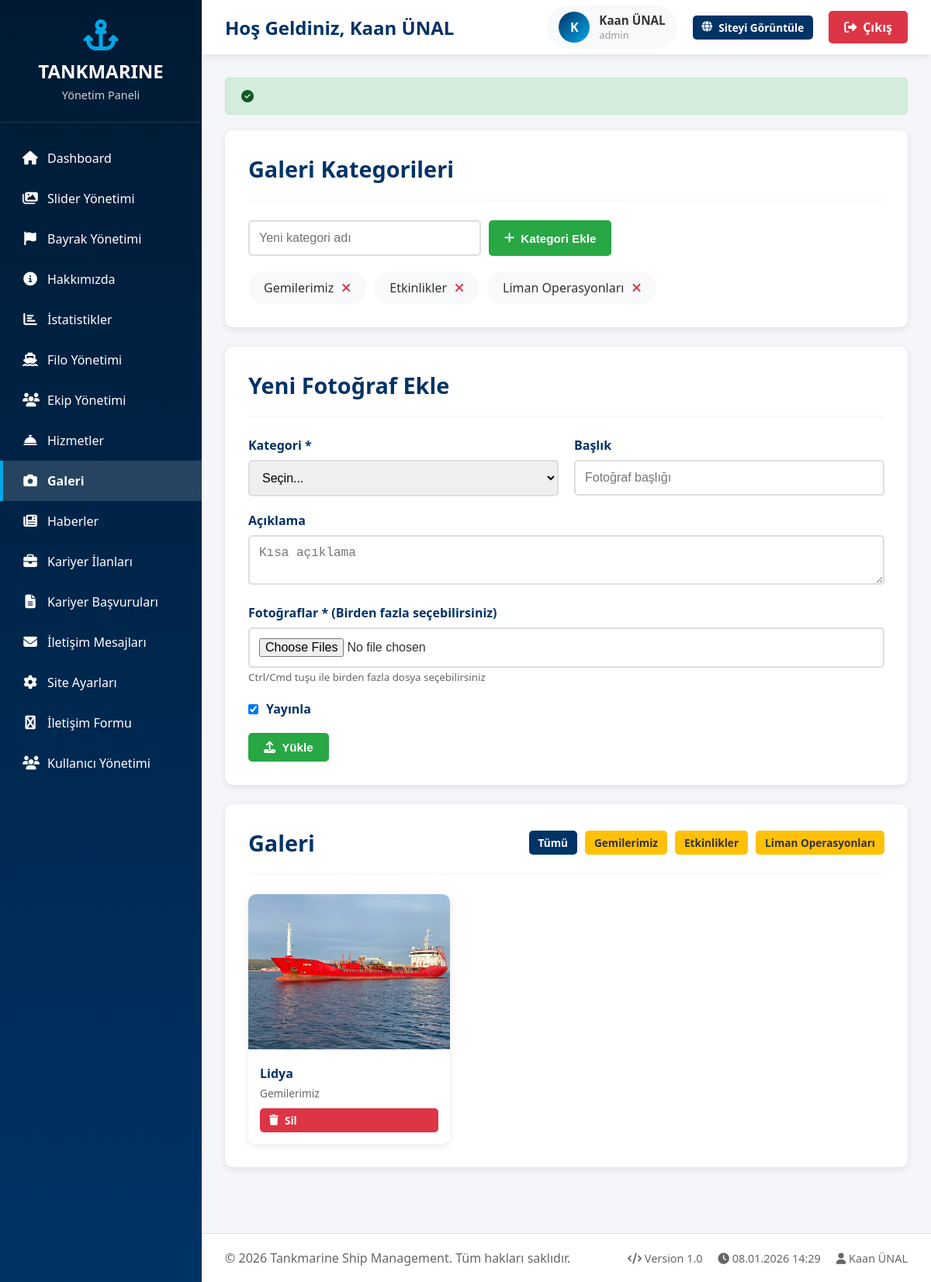
Page /admin/gallery.php (signed in) on the committed database.
### tables this page shows
CREATE TABLE `gallery_categories` (
  `id` int(11) NOT NULL,
  `name` varchar(255) DEFAULT NULL,
  `slug` varchar(255) DEFAULT NULL,
  `sort_order` int(11) DEFAULT 0,
  `created_at` timestamp NOT NULL DEFAULT current_timestamp()
);

CREATE TABLE `gallery` (
  `id` int(11) NOT NULL,
  `category_id` int(11) DEFAULT NULL,
  `title` varchar(255) DEFAULT NULL,
  `image` varchar(255) DEFAULT NULL,
  `description` text DEFAULT NULL,
  `sort_order` int(11) DEFAULT 0,
  `active` tinyint(1) DEFAULT 1,
  `created_at` timestamp NOT NULL DEFAULT current_timestamp()
);

### config.php (called while the page is built, shortened)
<?php
try {
    $pdo = new PDO(
        "mysql:host=" . DB_HOST . ";dbname=" . DB_NAME . ";charset=utf8mb4",
        DB_USER,
        DB_PASS,
        [
            PDO::ATTR_ERRMODE => PDO::ERRMODE_EXCEPTION,
            PDO::ATTR_DEFAULT_FETCH_MODE => PDO::FETCH_ASSOC,
            PDO::ATTR_EMULATE_PREPARES => false
        ]
    );
} catch(PDOException $e) {
    die("Veritabanı bağlantı hatası: " . $e->getMessage());
}
function flash($key, $value = null) {
    if ($value === null) {
        if (isset($_SESSION['flash'][$key])) {
            $value = $_SESSION['flash'][$key];
            return $value;
        }
        return null;
    }
}
function isAdmin() {
    return isset($_SESSION['admin_id']);
}
function getAdmin() {
    global $pdo;
    $stmt = $pdo->prepare("SELECT * FROM admin_users WHERE id = ?");
    $stmt->execute([$_SESSION['admin_id']]);
    return $stmt->fetch();
}
?>

### admin/gallery.php (the view, shortened to what this page needs)
<?php
require_once 'header.php';
$categories = $pdo->query("SELECT * FROM gallery_categories ORDER BY sort_order ASC")->fetchAll();
$filter_cat = $_GET['category'] ?? null;
if ($filter_cat) {
    $stmt = $pdo->prepare("SELECT g.*, gc.name as category_name FROM gallery g
                          LEFT JOIN gallery_categories gc ON g.category_id = gc.id
                          WHERE g.category_id = ? ORDER BY g.sort_order ASC");
    $stmt->execute([$filter_cat]);
} else {
    $stmt = $pdo->query("SELECT g.*, gc.name as category_name FROM gallery g
                        LEFT JOIN gallery_categories gc ON g.category_id = gc.id
                        ORDER BY g.sort_order ASC");
}
$gallery_items = $stmt->fetchAll();
?>
<?php if(flash('success')): ?>
<div class="alert alert-success"><i class="fas fa-check-circle"></i> <?php echo flash('success'); ?></div>
<?php endif; ?>
<div class="content-card">
    <div class="content-header">
        <h2>Galeri Kategorileri</h2>
    </div>
    <form method="POST" style="display: flex; gap: 10px; margin-bottom: 20px;">
        <input type="text" name="category_name" class="form-control" placeholder="Yeni kategori adı" required style="max-width: 300px;">
        <button type="submit" name="add_category" class="btn btn-success">
            <i class="fas fa-plus"></i> Kategori Ekle
        </button>
    </form>
    <div style="display: flex; flex-wrap: wrap; gap: 10px;">
        <?php foreach($categories as $cat): ?>
        <div style="display: flex; align-items: center; gap: 10px; padding: 10px 20px; background: var(--light); border-radius: 50px;">
            <span><?php echo htmlspecialchars($cat['name']); ?></span>
            <a href="gallery.php?delete_category=<?php echo $cat['id']; ?>" style="color: var(--danger);" onclick="return confirmDelete('Bu kategoriyi ve içindeki fotoğrafları silmek istediğinizden emin misiniz?')">
                <i class="fas fa-times"></i>
            </a>
        </div>
        <?php endforeach; ?>
    </div>
</div>
<div class="content-card">
    <div class="content-header">
        <h2>Yeni Fotoğraf Ekle</h2>
    </div>
    <form method="POST" enctype="multipart/form-data">
        <div class="form-row">
            <div class="form-group">
                <label>Kategori *</label>
                <select name="category_id" class="form-control" required>
                    <option value="">Seçin...</option>
                </select>
            </div>
            <div class="form-group">
                <label>Başlık</label>
                <input type="text" name="title" class="form-control" placeholder="Fotoğraf başlığı">
            </div>
        </div>
        <div class="form-group">
            <label>Açıklama</label>
            <textarea name="description" class="form-control" rows="2" placeholder="Kısa açıklama"></textarea>
        </div>
        <div class="form-group">
            <label>Fotoğraflar * (Birden fazla seçebilirsiniz)</label>
            <input type="file" name="images[]" class="form-control" accept="image/*" multiple required>
            <small style="color: #666;">Ctrl/Cmd tuşu ile birden fazla dosya seçebilirsiniz</small>
        </div>
        <div class="form-group">
            <label style="display: flex; align-items: center; gap: 10px; cursor: pointer;">
                <input type="checkbox" name="active" value="1" checked>
                <span>Yayınla</span>
            </label>
        </div>
        <button type="submit" name="add_gallery" class="btn btn-success">
            <i class="fas fa-upload"></i> Yükle
        </button>
    </form>
</div>
<div class="content-card">
    <div class="content-header">
        <h2>Galeri</h2>
        <div style="display: flex; gap: 10px;">
            <a href="gallery.php" class="btn <?php echo !$filter_cat ? 'btn-primary' : 'btn-warning'; ?> btn-sm">Tümü</a>
            <?php foreach($categories as $cat): ?>
            <a href="gallery.php?category=<?php echo $cat['id']; ?>" class="btn <?php echo $filter_cat == $cat['id'] ? 'btn-primary' : 'btn-warning'; ?> btn-sm">
                <?php echo htmlspecialchars($cat['name']); ?>
            </a>
            <?php endforeach; ?>
        </div>
    </div>
    <?php if(count($gallery_items) > 0): ?>
    <div style="display: grid; grid-template-columns: repeat(auto-fill, minmax(200px, 1fr)); gap: 20px;">
        <?php foreach($gallery_items as $item): ?>
        <div style="position: relative; border-radius: 10px; overflow: hidden; box-shadow: 0 2px 10px rgba(0,0,0,0.1);">
            <img src="<?php echo UPLOAD_URL . $item['image']; ?>" alt="" style="width: 100%; height: 200px; object-fit: cover;">
            <div style="padding: 15px; background: white;">
                <div style="font-weight: 600; margin-bottom: 5px; color: var(--primary);">
                    <?php echo htmlspecialchars($item['title'] ?: 'Başlıksız'); ?>
                </div>
                <div style="font-size: 0.85rem; color: #666; margin-bottom: 10px;">
                    <?php echo htmlspecialchars($item['category_name']); ?>
                </div>
                <a href="gallery.php?delete=<?php echo $item['id']; ?>" class="btn btn-danger btn-sm" style="width: 100%;" onclick="return confirmDelete()">
                    <i class="fas fa-trash"></i> Sil
                </a>
            </div>
        </div>
        <?php endforeach; ?>
    </div>
    <?php else: ?>
    <p style="text-align: center; color: #999; padding: 40px;">Henüz fotoğraf eklenmemiş</p>
    <?php endif; ?>
</div>
<?php require_once 'footer.php'; ?>

### admin/header.php (shortened to what this page needs)
<?php
require_once '../config.php';
$admin = getAdmin();
$current_page = basename($_SERVER['PHP_SELF'], '.php');
?><!DOCTYPE html>
<html lang="tr">
<head>
    <link rel="stylesheet" href="https://cdnjs.cloudflare.com/ajax/libs/font-awesome/6.4.0/css/all.min.css">
</head>
<body>
    <div class="sidebar">
        <div class="sidebar-logo">
            <i class="fas fa-anchor"></i>
            <h1>TANKMARINE</h1>
            <p>Yönetim Paneli</p>
        </div>
        <nav class="sidebar-menu">
            <a href="index.php" class="menu-item <?php echo $current_page == 'index' ? 'active' : ''; ?>">
                <i class="fas fa-home"></i>
                <span>Dashboard</span>
            </a>
            <a href="sliders.php" class="menu-item <?php echo $current_page == 'sliders' ? 'active' : ''; ?>">
                <i class="fas fa-images"></i>
                <span>Slider Yönetimi</span>
            </a>
            <a href="flags.php" class="menu-item <?php echo $current_page == 'flags' ? 'active' : ''; ?>">
                <i class="fas fa-flag"></i>
                <span>Bayrak Yönetimi</span>
            </a>
            <a href="about.php" class="menu-item <?php echo $current_page == 'about' ? 'active' : ''; ?>">
                <i class="fas fa-info-circle"></i>
                <span>Hakkımızda</span>
            </a>
            <a href="statistics.php" class="menu-item <?php echo $current_page == 'statistics' ? 'active' : ''; ?>">
                <i class="fas fa-chart-bar"></i>
                <span>İstatistikler</span>
            </a>
            <a href="fleet.php" class="menu-item <?php echo $current_page == 'fleet' ? 'active' : ''; ?>">
                <i class="fas fa-ship"></i>
                <span>Filo Yönetimi</span>
            </a>
            <a href="team.php" class="menu-item <?php echo $current_page == 'team' ? 'active' : ''; ?>">
                <i class="fas fa-users"></i>
                <span>Ekip Yönetimi</span>
            </a>
            <a href="services.php" class="menu-item <?php echo $current_page == 'services' ? 'active' : ''; ?>">
                <i class="fas fa-concierge-bell"></i>
                <span>Hizmetler</span>
            </a>
            <a href="gallery.php" class="menu-item <?php echo $current_page == 'gallery' ? 'active' : ''; ?>">
                <i class="fas fa-camera"></i>
                <span>Galeri</span>
            </a>
            <a href="news.php" class="menu-item <?php echo $current_page == 'news' ? 'active' : ''; ?>">
                <i class="fas fa-newspaper"></i>
                <span>Haberler</span>
            </a>
            <a href="careers.php" class="menu-item <?php echo $current_page == 'careers' ? 'active' : ''; ?>">
                <i class="fas fa-briefcase"></i>
                <span>Kariyer İlanları</span>
            </a>
            <a href="applications.php" class="menu-item <?php echo $current_page == 'applications' ? 'active' : ''; ?>">
                <i class="fas fa-file-alt"></i>
                <span>Kariyer Başvuruları</span>
            </a>
            <a href="messages.php" class="menu-item <?php echo $current_page == 'messages' ? 'active' : ''; ?>">
                <i class="fas fa-envelope"></i>
                <span>İletişim Mesajları</span>
            </a>
            <a href="settings.php" class="menu-item <?php echo $current_page == 'settings' ? 'active' : ''; ?>">
                <i class="fas fa-cog"></i>
                <span>Site Ayarları</span>
            </a>
            <a href="contact-fields.php" class="menu-item <?php echo $current_page == 'contact-fields' ? 'active' : ''; ?>">
                <i class="fas fa-wpforms"></i>
                <span>İletişim Formu</span>
                            <a href="users.php" class="menu-item <?php echo $current_page == 'admin_users   ' ? 'active' : ''; ?>">
                <i class="fas fa-users"></i>
                <span>Kullanıcı Yönetimi</span>
            </a>
            </a>
        </nav>
    </div>
    <div class="top-header">
        <div class="header-left">
            <h2>Hoş Geldiniz, <?php echo htmlspecialchars($admin['full_name']); ?></h2>
        </div>
        <div class="header-right">
            <div class="user-info">
                <div class="user-avatar">
                    <?php echo strtoupper(substr($admin['full_name'], 0, 1)); ?>
                </div>
                <div>
                    <div style="font-weight: 600; font-size: 0.95rem;">
                        <?php echo htmlspecialchars($admin['full_name']); ?>
                    </div>
                    <div style="font-size: 0.8rem; color: #999;">
                        <?php echo htmlspecialchars($admin['role']); ?>
                    </div>
                </div>
            </div>
            <a href="<?php echo SITE_URL; ?>" target="_blank" class="btn btn-primary btn-sm">
                <i class="fas fa-globe"></i> Siteyi Görüntüle
            </a>
            <a href="logout.php" class="logout-btn">
                <i class="fas fa-sign-out-alt"></i> Çıkış
            </a>
        </div>
    </div>
    <div class="main-content">

### admin/footer.php (shortened to what this page needs)
</div>
    <footer style="margin-left: var(--sidebar-width); padding: 20px 30px; background: white; border-top: 1px solid #e0e0e0; margin-top: 30px;">
        <div style="display: flex; justify-content: space-between; align-items: center; color: #666;">
            <div>
                &copy; <?php echo date('Y'); ?> Tankmarine Ship Management. Tüm hakları saklıdır.
            </div>
            <div style="display: flex; gap: 20px; font-size: 0.9rem;">
                <span><i class="fas fa-code"></i> Version 1.0</span>
                <span><i class="fas fa-clock"></i> <?php echo date('d.m.Y H:i'); ?></span>
                <span><i class="fas fa-user"></i> <?php echo htmlspecialchars($admin['username']); ?></span>
            </div>
        </div>
    </footer>
</body>
</html>

### rows in the picture
gallery_categories: name "Gemilerimiz"
gallery_categories: name "Etkinlikler"
gallery_categories: name "Liman Operasyonları"
gallery: image (picture), title "Lidya", category.name "Gemilerimiz", $item['id'] 1 (drawn)

### other values in the picture
$admin['full_name'] "Kaan ÜNAL"
substr($admin['full_name'], 0, 1) "K"
$admin['role'] "admin"
$admin['username'] "Kaan ÜNAL"
